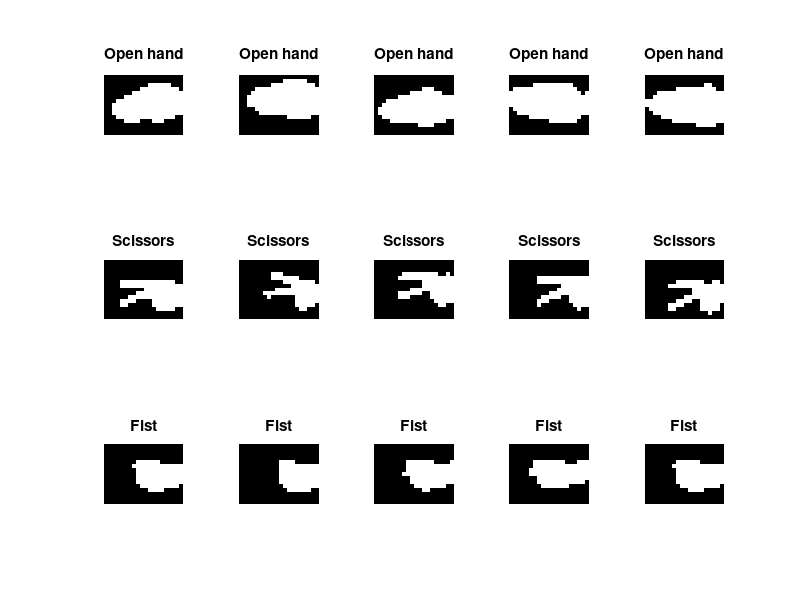

Reproduce this figure in MATLAB.
figure;
load('learnData.mat');
load('targetData.mat');

for i=1:15
    name='';
    if(Target(1,i) == 1)
        name = 'Fist';
    elseif(Target(2,i) == 1)
        name = 'Open hand';
    else
        name = 'Scissors';
    end
    subplot(3,5,i); imshow(Img(:,:,i)); title(name); 
end